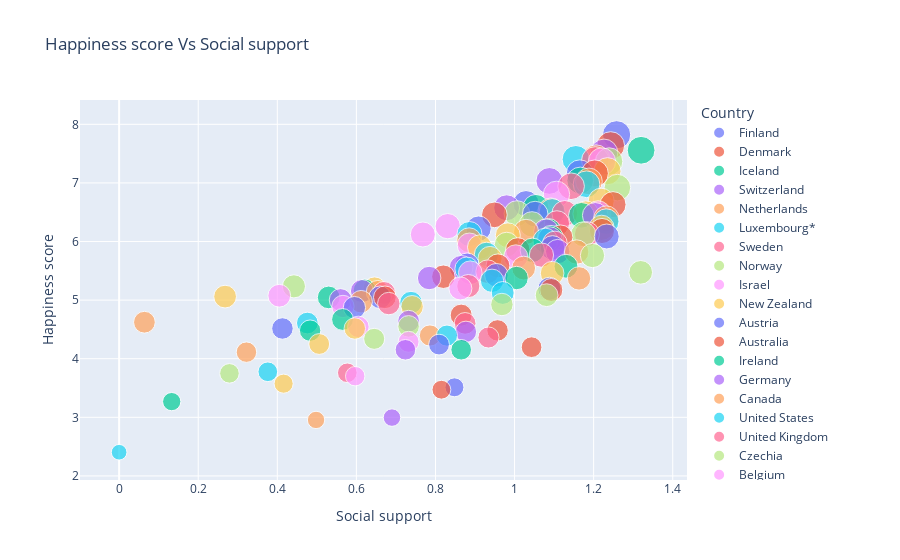

Source (notebook cell):
### Code cell
fig=px.scatter(df,x='Social support', y='Happiness score', 
               size='Happiness score',color='Country',
               title='Happiness score Vs Social support')
fig.show()
